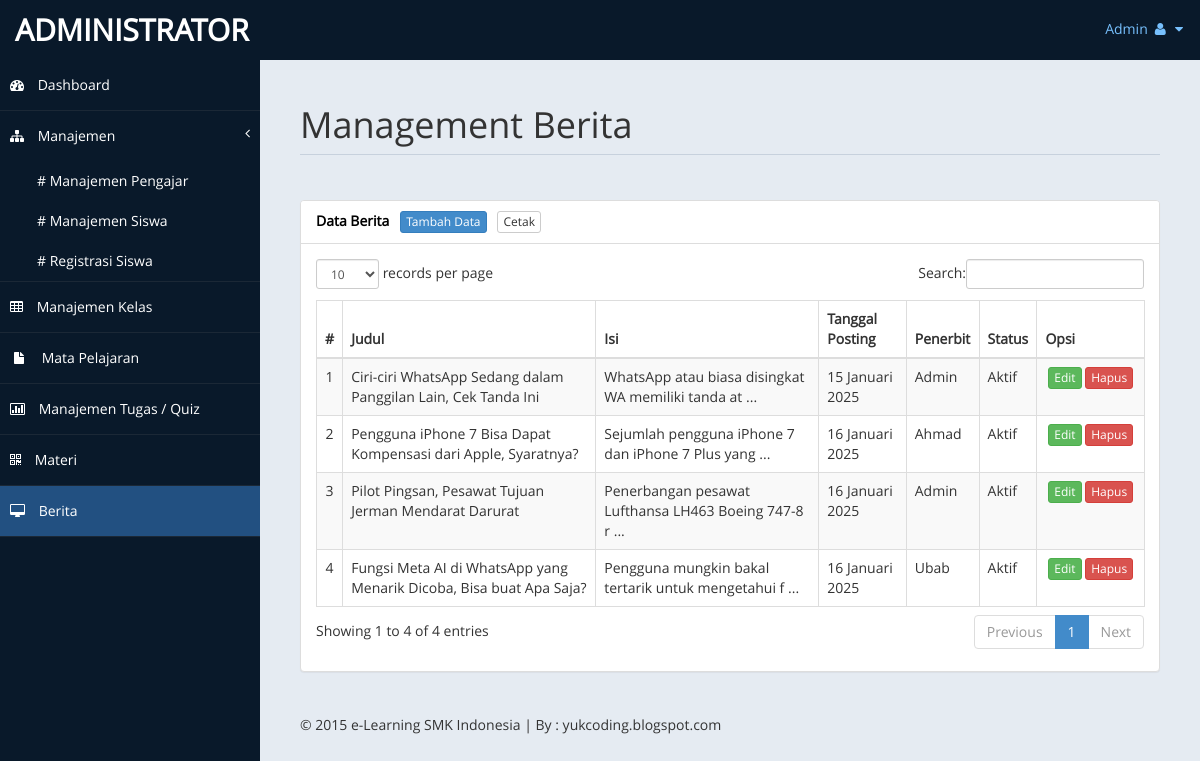
The app's page /admin/index.php?page=berita (signed in) with its own data.
### tables this page shows
CREATE TABLE `tb_berita` (
  `id_berita` int(11) NOT NULL,
  `judul` text NOT NULL,
  `isi` longtext NOT NULL,
  `tgl_posting` date NOT NULL,
  `penerbit` varchar(10) NOT NULL,
  `status` enum('aktif','tidak aktif') NOT NULL
);

CREATE TABLE `tb_pengajar` (
  `id_pengajar` int(11) NOT NULL,
  `nip` varchar(20) NOT NULL,
  `nama_lengkap` varchar(50) NOT NULL,
  `tempat_lahir` varchar(20) NOT NULL,
  `tgl_lahir` date NOT NULL,
  `jenis_kelamin` enum('L','P') NOT NULL,
  `agama` varchar(20) NOT NULL,
  `no_telp` varchar(15) NOT NULL,
  `email` varchar(100) NOT NULL,
  `alamat` text NOT NULL,
  `jabatan` varchar(20) NOT NULL,
  `foto` varchar(100) NOT NULL,
  `web` varchar(60) NOT NULL,
  `username` varchar(40) NOT NULL,
  `password` varchar(40) NOT NULL,
  `pass` varchar(40) NOT NULL,
  `status` enum('aktif','tidak aktif') NOT NULL
);

### admin/inc/berita.php (the view, shortened to what this page needs)
<div class="row">
    <div class="col-md-12">
        <h1 class="page-header">Management Berita</h1>
    </div>
</div>
<?php
if(@$_GET['action'] == '') { ?>
	<div class="row">
		<div class="col-md-12">
	        <div class="panel panel-default">
	            <div class="panel-heading">Data Berita &nbsp; <a href="?page=berita&action=tambah" class="btn btn-primary btn-xs">Tambah Data</a> &nbsp; <a href="./laporan/cetak.php?data=berita" target="_blank" class="btn btn-default btn-xs">Cetak</a></div>
	            <div class="panel-body">
	                <div class="table-responsive">
	                    <table class="table table-striped table-bordered table-hover" id="databerita">
	                        <thead>
	                            <tr>
	                                <th>#</th>
	                                <th>Judul</th>
	                                <th>Isi</th>
	                                <th>Tanggal Posting</th>
	                                <th>Penerbit</th>
	                                <th>Status</th>
	                                <th>Opsi</th>
	                            </tr>
	                        </thead>
	                        <tbody>
							<?php
	                        $no = 1;
	                        if(@$_SESSION['admin']) {
		                        $sql_berita = mysqli_query($db, "SELECT * FROM tb_berita") or die($db->error);
	                        } else if(@$_SESSION['pengajar']) {
	                        	$sql_berita = mysqli_query($db, "SELECT * FROM tb_berita WHERE penerbit = '$_SESSION[pengajar]'") or die($db->error);
	                        }
	                        if(mysqli_num_rows($sql_berita) > 0) {
	                        	while($data_berita = mysqli_fetch_array($sql_berita)) { ?>
									<tr>
										<td align="center"><?php echo $no++; ?></td>
										<td><?php echo $data_berita['judul']; ?></td>
										<td><?php echo substr($data_berita['isi'], 0, 50)." ..."; ?></td>
										<td><?php echo tgl_indo($data_berita['tgl_posting']); ?></td>
										<td>
											<?php
											if($data_berita['penerbit'] == 'admin') {
												echo "Admin";
											} else {
												$sql_pengajar = mysqli_query($db, "SELECT * FROM tb_pengajar WHERE id_pengajar = '$data_berita[penerbit]'") or die($db->error);
												$data_pengajar = mysqli_fetch_array($sql_pengajar);
												echo $data_pengajar['nama_lengkap'];
											} ?>
										</td>
										<td><?php echo ucfirst($data_berita['status']); ?></td>
										<td align="center" width="90px">
											<a href="?page=berita&action=edit&id=<?php echo $data_berita['id_berita']; ?>" class="btn btn-success btn-xs">Edit</a>
	                                        <a onclick="return confirm('Yakin akan menghapus data?');" href="?page=berita&action=hapus&id=<?php echo $data_berita['id_berita']; ?>" class="btn btn-danger btn-xs">Hapus</a>
                                        </td>
									</tr>
								<?php
	                        	}
	                        } else {
	                        	echo '<tr><td colspan="7" align="center">Data tidak ditemukan</td></tr>';
	                        } ?>
	                        </tbody>
	                    </table>
	                </div>
	            </div>
	        </div>
	    </div>
	</div>
<?php
} else if(@$_GET['action'] == 'tambah') { ?>
	<div class="row">
		<div class="col-md-6">
            <div class="panel panel-default">
                <div class="panel-heading">Tambah Berita &nbsp; <a href="?page=berita" class="btn btn-warning btn-xs">Kembali</a></div>
                <div class="panel-body">
                	<form method="post">
                    	<div class="form-group">
                            <label>Judul *</label>
                            <input type="text" name="judul" class="form-control" required />
                        </div>
                        <div class="form-group">
                            <label>Isi *</label>
                            <textarea name="isi" class="form-control" rows="15" required></textarea>
                        </div>
                        <div class="form-group">
                            <label>Status Terbit</label>
                            <select name="status" class="form-control">
								<option value="aktif">Aktif</option>
								<option value="tidak aktif">Tidak Aktif</option>
                            </select>
                        </div>
                        <div class="form-group">
	                        <input type="submit" name="simpan" value="Simpan" class="btn btn-success" />
	                        <button type="reset" class="btn btn-danger"><i class="fa fa-refresh"></i> Reset</button>
                        </div>
                    </form>
                    <?php
                    if(@$_POST['simpan']) {
                    	$judul = @mysqli_real_escape_string($db, $_POST['judul']);
                    	$isi = @mysqli_real_escape_string($db, $_POST['isi']);
                    	$status = @mysqli_real_escape_string($db, $_POST['status']);
                    	if(@$_SESSION[admin]) {
                            mysqli_query($db, "INSERT INTO tb_berita VALUES('', '$judul', '$isi', now(), 'admin', '$status')") or die ($db->error);
                        } else if(@$_SESSION[pengajar]) {
                        	mysqli_query($db, "INSERT INTO tb_berita VALUES('', '$judul', '$isi', now(), '$_SESSION[pengajar]', '$status')") or die ($db->error);
                        }
                        echo '<script>window.location="?page=berita";</script>';
                    } ?>
                </div>
            </div>
        </div>
    </div>
<?php
} else if(@$_GET['action'] == 'edit') { ?>
	<div class="row">
		<div class="col-md-6">
            <div class="panel panel-default">
                <div class="panel-heading">Edit Berita &nbsp; <a href="?page=berita" class="btn btn-warning btn-xs">Kembali</a></div>
                <div class="panel-body">
                <?php
                $sql_beritaID = mysqli_query($db, "SELECT * FROM tb_berita WHERE id_berita = '$_GET[id]'") or die($db->error);
                $data_beritaID = mysqli_fetch_array($sql_beritaID); ?>
                	<form method="post">
                    	<div class="form-group">
                            <label>Judul *</label>
                            <input type="text" name="judul" value="<?php echo $data_beritaID['judul']; ?>" class="form-control" required />
                        </div>
                        <div class="form-group">
                            <label>Isi *</label>
                            <textarea name="isi" class="form-control" rows="15" required><?php echo $data_beritaID['isi']; ?></textarea>
                        </div>
                        <div class="form-group">
                            <label>Status Terbit</label>
                            <select name="status" class="form-control">
								<option value="aktif">Aktif</option>
								<option value="tidak aktif" <?php if($data_beritaID['status'] == 'tidak aktif') { echo "selected"; } ?>>Tidak Aktif</option>
                            </select>
                        </div>
                        <div class="form-group">
	                        <input type="submit" name="simpan" value="Simpan" class="btn btn-success" />
	                        <button type="reset" class="btn btn-danger"><i class="fa fa-refresh"></i> Reset</button>
                        </div>
                    </form>
                    <?php
                    if(@$_POST['simpan']) {
                    	$judul = @mysqli_real_escape_string($db, $_POST['judul']);
                    	$isi = @mysqli_real_escape_string($db, $_POST['isi']);
                    	$status = @mysqli_real_escape_string($db, $_POST['status']);
                        mysqli_query($db, "UPDATE tb_berita SET judul = '$judul', isi = '$isi', status = '$status' WHERE id_berita = '$_GET[id]'") or die ($db->error);
                    	echo '<script>window.location="?page=berita";</script>';
                    } ?>
                </div>
            </div>
        </div>
    </div>
<?php
} else if(@$_GET['action'] == 'hapus') {
	mysqli_query($db, "DELETE FROM tb_berita WHERE id_berita = '$_GET[id]'") or die($db->error);
	echo '<script>window.location="?page=berita";</script>';
} ?>

### admin/index.php (shortened to what this page needs)
<?php
include "../+koneksi.php";
if(@$_SESSION['admin'] || @$_SESSION['pengajar']) {
?>
<!DOCTYPE html>
<html>
<head>
    <link href="style/assets/css/bootstrap.css" rel="stylesheet" />
    <link href="style/assets/css/font-awesome.css" rel="stylesheet" />
    <link href="style/assets/css/custom-styles.css" rel="stylesheet" />
    <link href='style/assets/css/font-opensans.css' rel='stylesheet' />
    <link href="style/assets/js/dataTables/dataTables.bootstrap.css" rel="stylesheet" />
    <link href="style/assets/js/morris/morris-0.4.3.min.css" rel="stylesheet" />
</head>
<body>
    <div id="wrapper">
        <nav class="navbar navbar-default top-navbar" role="navigation">
            <div class="navbar-header">
                <a class="navbar-brand" href="./"><?php cek_session("Administrator", "Pengajar"); ?></a>
            </div>
            <ul class="nav navbar-top-links navbar-right">
                <li class="dropdown">
                    <a class="dropdown-toggle" data-toggle="dropdown" href="#" aria-expanded="false">
                        <?php
                        if(@$_SESSION['admin']) {
                            $sesi_id = @$_SESSION['admin'];
                            $level = "admin";
                        } else if(@$_SESSION['pengajar']) {
                            $sesi_id = @$_SESSION['pengajar'];
                            $level = "pengajar";
                        }
                        if($level == 'admin') {
                            $sql_terlogin = mysqli_query($db, "SELECT * FROM tb_admin WHERE id_admin = '$sesi_id'") or die ($db->error);
                        } else if($level == 'pengajar') {
                            $sql_terlogin = mysqli_query($db, "SELECT * FROM tb_pengajar WHERE id_pengajar = '$sesi_id'") or die ($db->error);
                        }
                        $data_terlogin = mysqli_fetch_array($sql_terlogin);
                        echo ucfirst($data_terlogin['username']);
                        ?>
                        <i class="fa fa-user fa-fw"></i> <i class="fa fa-caret-down"></i>
                    </a>
                </li>
            </ul>
        </nav>
        <nav class="navbar-default navbar-side" role="navigation">
            <div class="sidebar-collapse">
                <ul class="nav" id="main-menu">
                    <li>
                        <a class="<?php if(@$_GET['page'] == '') { echo 'active-menu'; } ?>" href="./"><i class="fa fa-dashboard"></i> Dashboard</a>
                    </li>
                    <?php
                    if(@$_SESSION['admin']) {
                    ?>
                        <li>
                            <a href="#"><i class="fa fa-sitemap"></i> Manajemen<span class="fa arrow"></span></a>
                            <ul class="nav nav-second-level">
                                <li>
                                    <a href="?page=pengajar" class="<?php if(@$_GET['page'] == 'pengajar') { echo 'active-menu'; } ?>"># Manajemen Pengajar</a>
                                </li>
                                <li>
                                    <a href="?page=siswa" class="<?php if(@$_GET['page'] == 'siswa') { echo 'active-menu'; } ?>"># Manajemen Siswa</a>
                                </li>
                                <li>
                                    <a href="?page=siswaregistrasi" class="<?php if(@$_GET['page'] == 'siswaregistrasi') { echo 'active-menu'; } ?>"># Registrasi Siswa</a>
                                </li>
                            </ul>
                        </li>
                    <?php
                    }
                    ?>
                    <li>
                        <a class="<?php if(@$_GET['page'] == 'kelas') { echo 'active-menu'; } ?>" href="?page=kelas"><i class="fa fa-table"></i> Manajemen Kelas</a>
                    </li>
                    <li>
                        <a class="<?php if(@$_GET['page'] == 'mapel') { echo 'active-menu'; } ?>" href="?page=mapel"><i class="fa fa-fw fa-file"></i> Mata Pelajaran</a>
                    </li>
                    <li>
                        <a class="<?php if(@$_GET['page'] == 'quiz') { echo 'active-menu'; } ?>" href="?page=quiz"><i class="fa fa-bar-chart-o"></i> Manajemen Tugas / Quiz</a>
                    </li>
                    <li>
                        <a class="<?php if(@$_GET['page'] == 'materi') { echo 'active-menu'; } ?>" href="?page=materi"><i class="fa fa-qrcode"></i> Materi</a>
                    </li>
                    <li>
                        <a class="<?php if(@$_GET['page'] == 'berita') { echo 'active-menu'; } ?>" href="?page=berita"><i class="fa fa-desktop"></i> Berita</a>
                    </li>
                </ul>
            </div>
        </nav>
        <div id="page-wrapper">
            <div id="page-inner">
                <?php
                if(@$_GET['page'] == '') {
                    include "inc/dashboard.php";
                } else if(@$_GET['page'] == 'pengajar') {
                    include "inc/pengajar.php";
                } else if(@$_GET['page'] == 'siswaregistrasi') {
                    include "inc/siswaregistrasi.php";
                } else if(@$_GET['page'] == 'siswa') {
                    include "inc/siswa.php";
                } else if(@$_GET['page'] == 'kelas') {
                    include "inc/kelas.php";
                } else if(@$_GET['page'] == 'mapel') {
                    include "inc/mapel.php";
                } else if(@$_GET['page'] == 'quiz') {
                    include "inc/quiz.php";
                } else if(@$_GET['page'] == 'materi') {
                    include "inc/materi.php";
                } else if(@$_GET['page'] == 'berita') {
                    include "inc/berita.php";
                } else {
                    echo "<div class='col-xs-12'><div class='alert alert-danger'>[404] Halaman tidak ditemukan! Silahkan pilih menu yang ada!</div></div>";
                } ?>
				<footer><p> &copy; 2015 e-Learning SMK Indonesia | By : yukcoding.blogspot.com</p></footer>
            </div>
        </div>
    </div>
</body>
</html>
<?php
} else {
 include "login.php";
}
?>

### records on screen
tb_berita: judul "Ciri-ciri WhatsApp Sedang dalam Panggilan Lain, Cek Tanda Ini", isi "WhatsApp atau biasa disingkat WA memiliki tanda at", tgl_posting "15 Januari 2025", penerbit "Admin", status "Aktif"
tb_berita: judul "Pengguna iPhone 7 Bisa Dapat Kompensasi dari Apple, Syaratnya?", isi "Sejumlah pengguna iPhone 7 dan iPhone 7 Plus yang", tgl_posting "16 Januari 2025", tb_pengajar.nama_lengkap "Ahmad", status "Aktif"
tb_berita: judul "Pilot Pingsan, Pesawat Tujuan Jerman Mendarat Darurat", isi "Penerbangan pesawat Lufthansa LH463 Boeing 747-8 r", tgl_posting "16 Januari 2025", penerbit "Admin", status "Aktif"
tb_berita: judul "Fungsi Meta AI di WhatsApp yang Menarik Dicoba, Bisa buat Apa Saja?", isi "Pengguna mungkin bakal tertarik untuk mengetahui f", tgl_posting "16 Januari 2025", tb_pengajar.nama_lengkap "Ubab", status "Aktif"

### other values on screen
$isi_admin "ADMINISTRATOR"
$data_terlogin['username'] "Admin"
